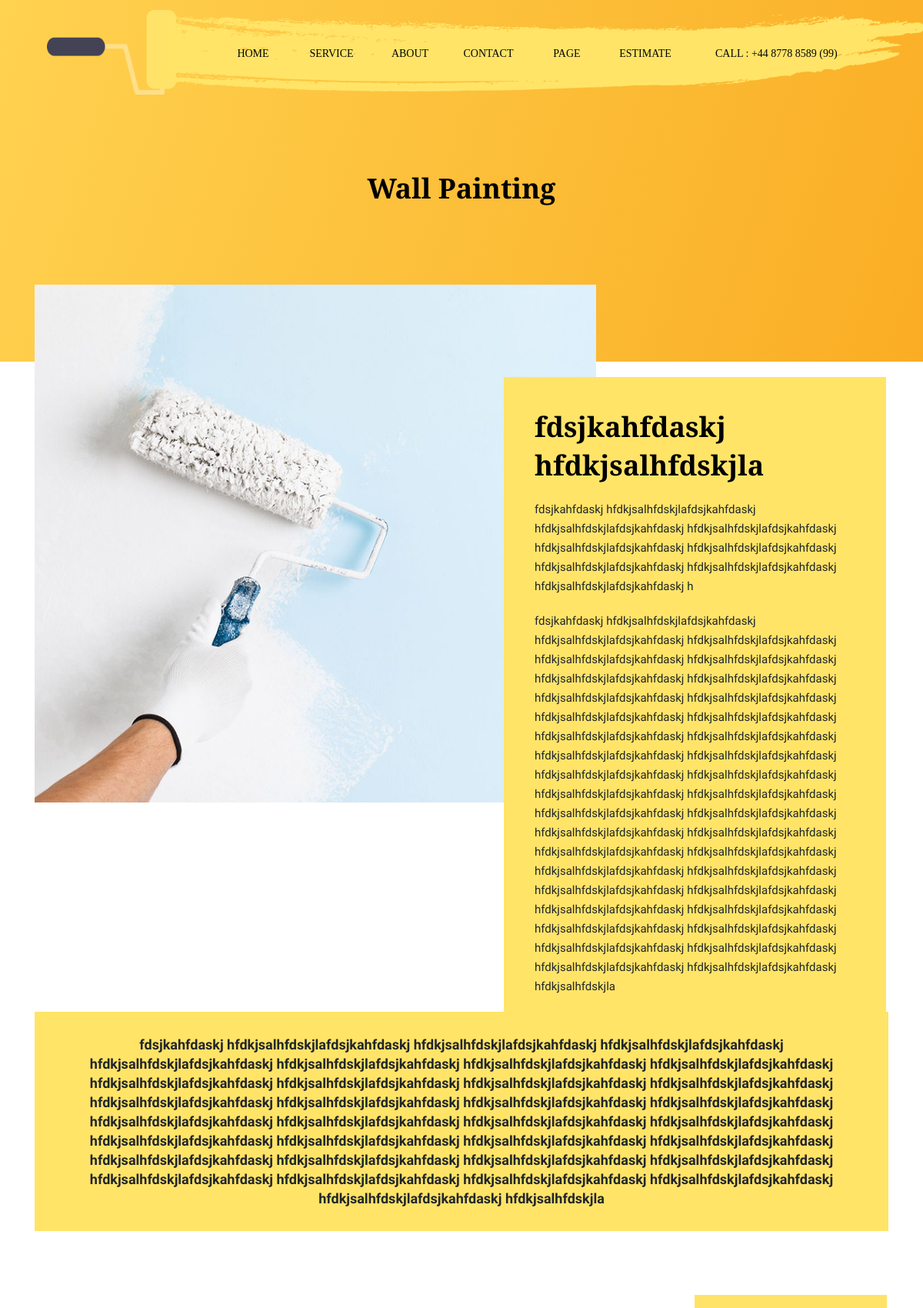
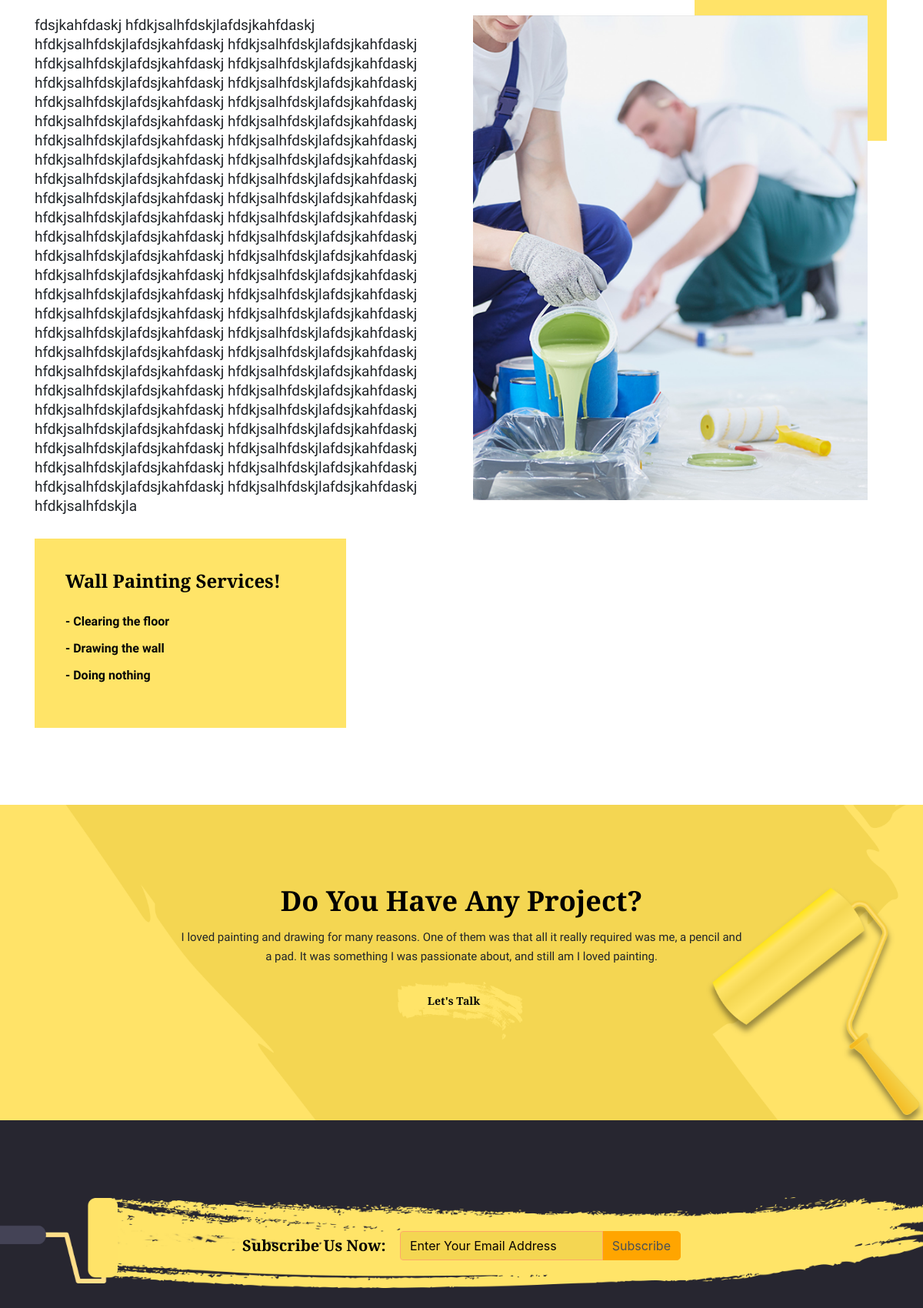
/service-detail/2 (upper part), run on the app's committed database (2 pictures, top to bottom).
### main_app/models.py (models this page shows, shortened)
class ServiceModel(models.Model):
    title = models.CharField(max_length=255)
    short_description = models.CharField(max_length=255)
    first_long_description = models.TextField()
    second_long_description = models.TextField()
    categories = models.ManyToManyField(ServiceCategoryModel, related_name="services")
    attention = models.TextField()
    created_at = models.DateTimeField(auto_now_add=True)
    updated_at = models.DateTimeField(auto_now=True)
    class Meta:
        verbose_name_plural = "Services"
        verbose_name = "Service"

class ServiceCategoryModel(models.Model):
    title = models.CharField(max_length=255)
    created_at = models.DateTimeField(auto_now_add=True)
    updated_at = models.DateTimeField(auto_now=True)
    class Meta:
        verbose_name_plural = "Service Categories"
        verbose_name = "Service Category"

### main_app/views.py (the view)
# urls.py: path("service-detail/<int:pk>", ServiceDetailView.as_view(), name="service-detail"),
class ServiceDetailView(DetailView):
    template_name = "service-details.html"
    model = ServiceModel
    context_object_name = 'service'

### templates/service-details.html (shortened to what this page needs)
{% extends 'layouts/base.html' %}
{% load static %}
{% block content %}
<section class="service-area ser-2">
<div class="container">
<div class="row">
<h1 class="wow zoomIn" data-wow-delay=".5s">Wall Painting</h1>
</div>
</div>
</section>
<section class="wall-painting">
<div class="container">
<div class="row">
<div class="col-md-8">
<div class="painting wow fadeInLeft" data-wow-delay=".3s">
<img src="{% static 'images/service/Service-Details1.png' %}" alt="">
</div>
</div>
<div class="col-md-4">
<div class="paint-about wow fadeInLeft" data-wow-delay="1s">
<h1>{{ service.title }}</h1>
<p>{{ service.short_description }}</p>
<p>{{ service.first_long_description }}</p>
</div>
</div>
</div>
 </div>
</section>
<section class="wall-p-content">
<div class="container">
<div class="row">
<div class="col-md-12">
<div class="w-p-text">
<p> {{ service.attention }}
</p>
</div>
</div>
</div>
</div>
</section>
<section class="well-painting-service">
<div class="container">
<div class="row">
<div class="col-md-6">
<div class="wps-text">
<p>{{ service.second_long_description }}</p>
</div>
<div class="wp-services wow fadeInLeft" data-wow-delay=".3s">
<h3>Wall Painting Services!</h3>
<ul>
{% for category in service.categories.all %}
<li><a href="#">- {{ category.title }}</a></li>
{% endfor %}
</ul>
</div>
</div>
<div class="col-md-6">
<div class="p-serv-image">
<img src="{% static 'images/service/Service-Details2.png' %}" alt="">
</div>
</div>
</div>
</div>
</section>
<section class="project-ask">
<div class="container">
<div class="pro-ask-content">
<h1 data-aos="slide-in-left">Do You Have Any Project?</h1>
<p>I loved painting and drawing for many reasons. One of them was that all it really required was me, a
pencil and a pad. It was something I was passionate about, and still am I loved painting.</p>
<div class="btn-contact wow zoomIn" data-wow-delay=".5s">
<span class="con-btn"><a href="{% url 'main_app:contact' %}">Let's Talk</a></span>
</div>
</div>
</div>
</section>
{% endblock %}

### static/css/style.css (style rules this page uses)
h1, h2, h3, h4, h5, h6 { margin: 0; font-family: 'Arvo', serif; font-weight: 700; color: #000; letter-spacing: 0px; }
a { color: #060707; }
h1 { font-size: 36px; line-height:50px; letter-spacing: 0px; margin-bottom: 0px; }
h3 { font-size: 24px; line-height: 30px; margin-bottom: 0px; }
p { font-family: 'Muli', sans-serif; font-size: 15px; font-weight: normal; letter-spacing: 0; line-height: 25px; margin: 0; }
* { -webkit-box-sizing: border-box; -moz-box-sizing: border-box; box-sizing: border-box; }
.btn-contact { -webkit-mask: url(../images/li.svg) no-repeat; background-color: #ffe468; width: 200px; margin: 0px auto; transition: .5s ease; padding: 50px 0px; position: relative; }
.btn-contact::after { content: ''; height: 100%; padding: 50px 0px; position: absolute; width: 0; top: 0; left: 0; background-color: #ffa868; transition: .9s ease; }
.con-btn { position: absolute; font-family: 'Arvo', serif; line-height: 90px; font-size: 14px; left: 0; right: 20px; top: 0; z-index: 1; font-weight: 600; }
.project-ask { background:url(../images/proj-ask.png); width: 100%; text-align: center; overflow: hidden; background-position: center; background-repeat: no-repeat; background-size: cover; }
.pro-ask-content h1 { font-weight: 600; }
.pro-ask-content { padding: 100px 0px; }
.pro-ask-content p { width: 66%; padding-top: 10px; margin: 0px auto; }
.service-area { text-align: center; position: relative; overflow: hidden; top: 0; left: 0; right: 0; width: 100%; background-image: -moz-linear-gradient( -18deg, rgb(255,210,80) 0%, rgb(250,173,36) 100%); background-image: -webkit-linear-gradient( -18deg, rgb(255,210,80) 0%, rgb(250,173,36) 100%); background-image: -ms-linear-gradient( -18deg, rgb(255,210,80) 0%, rgb(250,173,36) 100%); }
.service-area h1 { padding: 250px 0px 130px 0px; text-align: center; margin: 0 auto; }
.ser-2.service-area h1 { padding: 220px 0px 200px 0px; text-align: center; margin: 0 auto; }
.painting img { position: relative; width: 100%; top: -100px; }
.paint-about { background: #ffe468; padding: 40px; width: 142%; position: relative; left: -150px; top: 20px; }
.paint-about p { padding-top: 20px; }
section.wall-p-content { padding-bottom: 120px; }
.w-p-text p { font-size: 18px; text-align: center; font-weight: 600; }
.w-p-text { background: #ffe468; padding: 30px; }
section.well-painting-service { padding-bottom: 100px; }
.wps-text { padding-right: 20px; }
.p-serv-image img { width: 95%; position: relative; }
.wps-text p { padding-bottom: 30px; font-size: 19px; }
.wp-services { width: 75%; padding: 40px; background: #ffe468; }
.wp-services ul { padding: 0; padding-top: 15px; }
.wp-services ul li { list-style-type: none; display: block; padding-top: 10px; }
.wp-services a { font-weight: 600; font-family: 'Muli', sans-serif; }
::placeholder { color: #d0d0d0!important; }

### data on the page
ServiceModel: title "fdsjkahfdaskj hfdkjsalhfdskjla", short_description "fdsjkahfdaskj hfdkjsalhfdskjlafdsjkahfdaskj hfdkjsalhfdskjlafdsjkahfdaskj hfdkjsalhfdskjlafdsjkahfdaskj hfdkjsalhfdskjlafdsjkahfdaskj hfdkjsalhfdskjlafdsjkahfdaskj hfdkjsalhfdskjlafdsjkahfdaskj hfdkjsalhfdskjlafdsjkahfdaskj hfdkjsalhfdskjlafdsjkahfdaskj h", first_long_description "fdsjkahfdaskj hfdkjsalhfdskjlafdsjkahfdaskj hfdkjsalhfdskjlafdsjkahfdaskj hfdkjsalhfdskjlafdsjkahfdaskj hfdkjsalhfdskjlafdsjkahfdaskj hfdkjsalhfdskjlafdsjkahfdaskj hfdkjsalhfdskjlafdsjkahfdaskj hfdkjsalhfdskjlafdsjkahfdaskj hfdkjsalhfdskjlafdsjkahfdaskj hfdkjsalhfdskjlafdsjkahfdaskj hfdkjsalhfdskjlafdsjkahfdaskj hfdkjsalhfdskjlafdsjkahfdaskj hfdkjsalhfdskjlafdsjkahfdaskj hfdkjsalhfdskjlafdsjkahfdaskj hfdkjsalhfdskjlafdsjkahfdaskj hfdkjsalhfdskjlafdsjkahfdaskj hfdkjsalhfdskjlafdsjkahfdaskj hfdkjsalhfdskjlafdsjkahfdaskj hfdkjsalhfdskjlafdsjkahfdaskj hfdkjsalhfdskjlafdsjkahfdaskj hfdkjsalhfdskjlafdsjkahfdaskj hfdkjsalhfdskjlafdsjkahfdaskj hfdkjsalhfdskjlafdsjkahfdaskj…", attention "fdsjkahfdaskj hfdkjsalhfdskjlafdsjkahfdaskj hfdkjsalhfdskjlafdsjkahfdaskj hfdkjsalhfdskjlafdsjkahfdaskj hfdkjsalhfdskjlafdsjkahfdaskj hfdkjsalhfdskjlafdsjkahfdaskj hfdkjsalhfdskjlafdsjkahfdaskj hfdkjsalhfdskjlafdsjkahfdaskj hfdkjsalhfdskjlafdsjkahfdaskj hfdkjsalhfdskjlafdsjkahfdaskj hfdkjsalhfdskjlafdsjkahfdaskj hfdkjsalhfdskjlafdsjkahfdaskj hfdkjsalhfdskjlafdsjkahfdaskj hfdkjsalhfdskjlafdsjkahfdaskj hfdkjsalhfdskjlafdsjkahfdaskj hfdkjsalhfdskjlafdsjkahfdaskj hfdkjsalhfdskjlafdsjkahfdaskj hfdkjsalhfdskjlafdsjkahfdaskj hfdkjsalhfdskjlafdsjkahfdaskj hfdkjsalhfdskjlafdsjkahfdaskj hfdkjsalhfdskjlafdsjkahfdaskj hfdkjsalhfdskjlafdsjkahfdaskj hfdkjsalhfdskjlafdsjkahfdaskj…", second_long_description "fdsjkahfdaskj hfdkjsalhfdskjlafdsjkahfdaskj hfdkjsalhfdskjlafdsjkahfdaskj hfdkjsalhfdskjlafdsjkahfdaskj hfdkjsalhfdskjlafdsjkahfdaskj hfdkjsalhfdskjlafdsjkahfdaskj hfdkjsalhfdskjlafdsjkahfdaskj hfdkjsalhfdskjlafdsjkahfdaskj hfdkjsalhfdskjlafdsjkahfdaskj hfdkjsalhfdskjlafdsjkahfdaskj hfdkjsalhfdskjlafdsjkahfdaskj hfdkjsalhfdskjlafdsjkahfdaskj hfdkjsalhfdskjlafdsjkahfdaskj hfdkjsalhfdskjlafdsjkahfdaskj hfdkjsalhfdskjlafdsjkahfdaskj hfdkjsalhfdskjlafdsjkahfdaskj hfdkjsalhfdskjlafdsjkahfdaskj hfdkjsalhfdskjlafdsjkahfdaskj hfdkjsalhfdskjlafdsjkahfdaskj hfdkjsalhfdskjlafdsjkahfdaskj hfdkjsalhfdskjlafdsjkahfdaskj hfdkjsalhfdskjlafdsjkahfdaskj hfdkjsalhfdskjlafdsjkahfdaskj…"
ServiceCategoryModel: title "Clearing the floor"
ServiceCategoryModel: title "Drawing the wall"
ServiceCategoryModel: title "Doing nothing"
